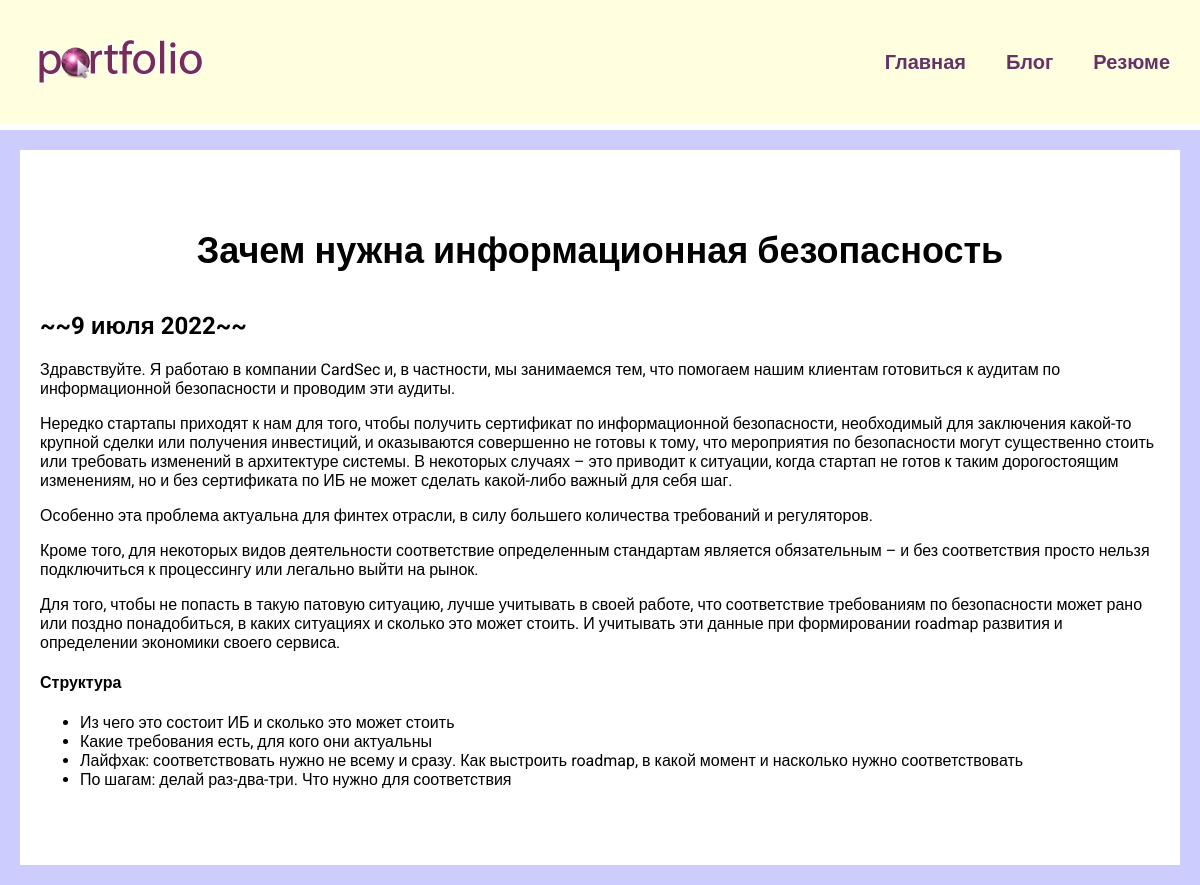
The app's page /blog/4/ with its own data.
### blog/models.py (models this page shows, shortened)
class Blog(models.Model):
    title = models.CharField(max_length=200)
    description = models.TextField()
    date = models.DateField()

### blog/views.py (the view)
# urls.py: path('<int:blog_id>/', views.detail, name='detail'),
def detail(request, blog_id):
    blog = get_object_or_404(Blog, pk=blog_id)
    return render(request, 'blog/details.html', {'blog': blog})

### blog/templates/blog/details.html
{% extends 'skills/base.html' %}
{% block content %}
<div class="detail">
    <h1>{{ blog.title }}</h1>
    <h2>~~{{ blog.date|date:'j E Y' }}~~</h2>
    {{ blog.description|safe }}
</div>
{% endblock %}

### skills/static/css/style.css (style rules this page uses)
body { font-family: 'Roboto', sans-serif; background: #CCCCFF; padding: 0; margin: 0; }
.content h1 { text-align: center; margin: 60px 0 40px; font-size: 36px; }
.detail { background: white; padding: 20px 20px 60px; box-sizing: border-box; }

### records on screen
Blog: title "Зачем нужна информационная безопасность", date "9 июля 2022", description "Здравствуйте. Я работаю в компании CardSec и, в частности, мы занимаемся тем, что помогаем нашим клиентам готовиться к аудитам по информационной безопасности и проводим эти аудиты. Нередко стартапы приходят к нам для того, чтобы получить сертификат по информационной безопасности, необходимый для заключения какой-то крупной сделки или получения инвестиций, и оказываются совершенно не готовы к тому, что мероприятия по безопасности могут существенно стоить или требовать изменений в архитектуре системы. В некоторых случаях – это приводит к ситуации, когда стартап не готов к таким дорогостоящим изменениям, но и без сертификата по ИБ не может сделать какой-либо важный для себя шаг. Особенно эта…"
